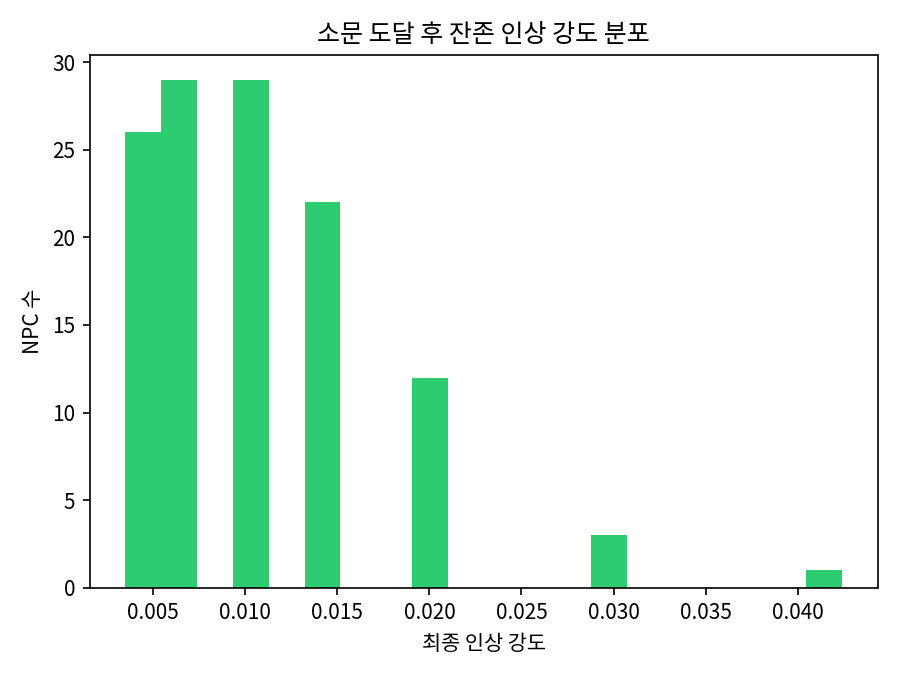

This figure's Python source:
"""
대지인형: NPC 관계망을 통한 소문 전파(독립 전파 모델).
전파확률 가정에 따라 결과가 얼마나 달라지는지까지 함께 검증
(최초엔 0.35로 가정해 "99% 도달"을 얻었으나 근거 없는 값이었음 — README 참고).

대표 사례는 민감도 검증에 실제로 사용한 세 값(0.35/0.15/0.05) 중 하나인
0.15를 그대로 사용하고, 그 설정에서의 평균 도달(123명)에 가장 가까운
시드(1)를 골라 "우연히 극단적으로 잘 나온 사례"가 아니라 전형적인
사례를 보여주도록 함.

[고지] 아래 관계망·전파확률 값은 실데이터가 아닌 가상 예시값을
바탕으로 한 시뮬레이션이며, 코드 작성 과정에는 Anthropic Claude를
작업 도구로 활용함 — 자세한 내용은 README 참고.
"""
import random
import numpy as np
import matplotlib.pyplot as plt
import matplotlib.font_manager as fm

fm.fontManager.addfont("/usr/share/fonts/opentype/noto/NotoSansCJK-Regular.ttc")
plt.rcParams["font.family"] = "Noto Sans CJK JP"
np.random.seed(42)
random.seed(42)

N_NPCS, AVG_DEGREE = 150, 5
DECAY_PER_HOP, TIME_DECAY, MIN_STRENGTH = 0.7, 0.9, 0.05


def build_graph(seed):
    rng = np.random.default_rng(seed)
    p = AVG_DEGREE / (N_NPCS - 1)
    adj = {i: set() for i in range(N_NPCS)}
    for i in range(N_NPCS):
        for j in range(i + 1, N_NPCS):
            if rng.random() < p:
                adj[i].add(j); adj[j].add(i)
    return adj, rng


def simulate(adj, rng, spread_prob, days=30):
    strength = {0: 1.0}
    for _ in range(days):
        new_s = dict(strength)
        for npc, s in list(strength.items()):
            if s < MIN_STRENGTH:
                continue
            for nb in adj[npc]:
                if nb not in new_s and rng.random() < spread_prob:
                    new_s[nb] = s * DECAY_PER_HOP
        for npc in new_s:
            new_s[npc] *= TIME_DECAY
        strength = new_s
    return strength


# 전파확률 민감도 (단일 확정값이 아님을 확인)
print("[전파확률별 도달 범위 — 시드 20개 평균]")
sensitivity = {}
for sp in [0.35, 0.15, 0.05]:
    reach = [len(simulate(*build_graph(seed), sp)) for seed in range(20)]
    sensitivity[sp] = reach
    print(f"  전파확률 {sp}: 평균 {np.mean(reach):.0f}명 ({np.mean(reach)/N_NPCS:.0%}), "
          f"표준편차 {np.std(reach):.0f}, 범위 {min(reach)}~{max(reach)}명 "
          f"({min(reach)/N_NPCS:.0%}~{max(reach)/N_NPCS:.0%})")

# 대표 사례 시각화 — 민감도 검증에 실제로 쓴 값(0.15)을, 그 값의 평균에
# 가장 가까운 시드(1)로 시각화 (극단값을 대표사례로 고르지 않도록)
adj, rng = build_graph(seed=1)
strength = simulate(adj, rng, spread_prob=0.15)
print(f"\n대표 사례(전파확률 0.15, 해당 설정의 평균에 근접한 시드): "
      f"최종 도달 {len(strength)}명 / {N_NPCS}명")

fig, ax = plt.subplots(figsize=(6, 4.5))
ax.hist(list(strength.values()), bins=20, color="#2ecc71")
ax.set_xlabel("최종 인상 강도")
ax.set_ylabel("NPC 수")
ax.set_title("소문 도달 후 잔존 인상 강도 분포")
plt.tight_layout()
plt.savefig("/home/claude/work/gossip_propagation_analysis.png", dpi=150)
print("[차트 저장 완료] gossip_propagation_analysis.png")
